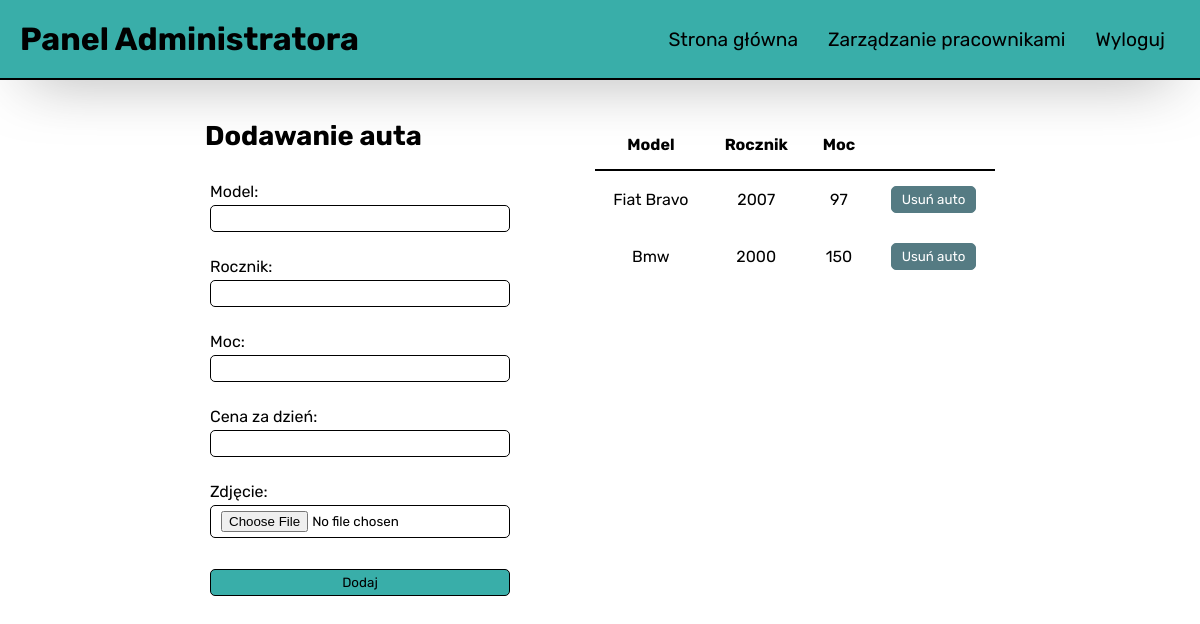
Before: /adminPanel.php (signed in) with the older database file.
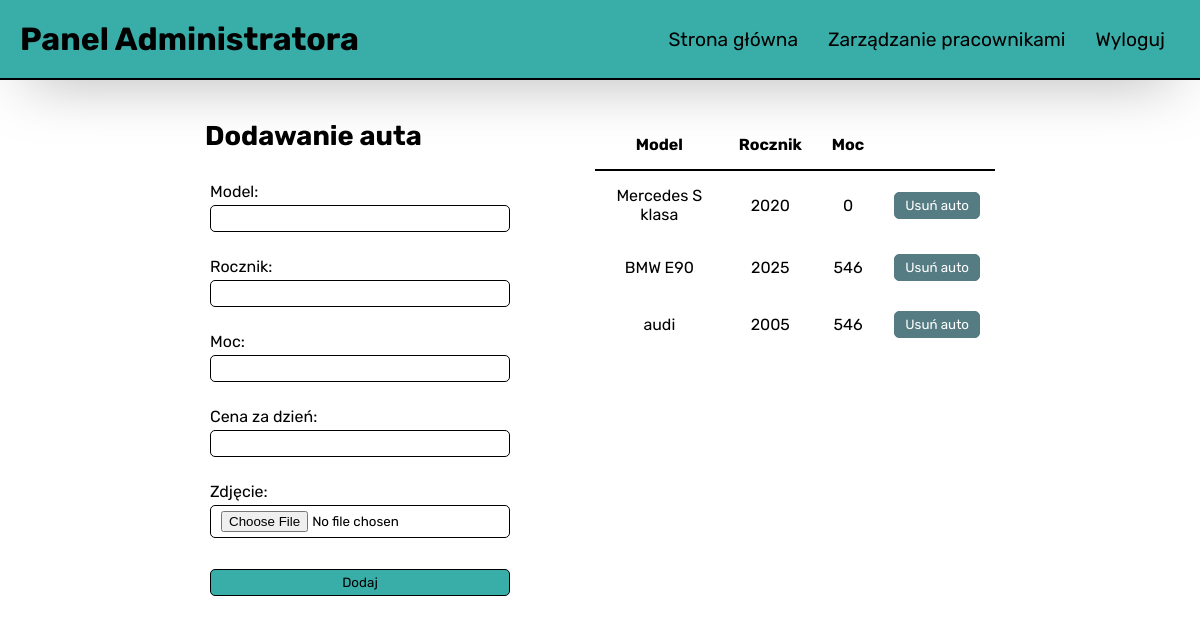
After: the same page with the newer database file.
### tables this page shows
CREATE TABLE `cars` (
  `id` int(11) NOT NULL,
  `price` int(11) NOT NULL DEFAULT 150,
  `model` text NOT NULL,
  `year` text NOT NULL,
  `power` int(11) NOT NULL,
  `photo` text NOT NULL,
  `reserved` tinyint(1) NOT NULL
);

### adminPanel.php (the view, shortened to what this page needs)
<!DOCTYPE html>
<html lang="en">
<head>
    <link rel="stylesheet" href="style.css">
</head>
<body>
    <header>
        <div class="logo">
            <h1>Panel Administratora</h1>
        </div>
        <nav>
            <div class="menuElement"><a href="./index.php">Strona główna</a></div>
            <?php if (isset($_SESSION["user_type"]) && $_SESSION["user_type"] == 2) : ?>
                <div class="menuElement"><a href="./adminUsers.php">Zarządzanie pracownikami</a></div>
            <?php endif ?>
            <div class="menuElement"><a href="./backend/logout.php">Wyloguj</a></div>
        </nav>
    </header>
    <div class="panel">
        <div class="formBox admin">
            <h2>Dodawanie auta</h2>
            <form action="./backend/addCar.php" method="post" enctype="multipart/form-data">
                <div class="column">
                    <div class="inputBox">
                        <label for="model">Model:</label>
                        <input type="text" name="model">
                    </div>
                    <div class="inputBox">
                        <label for="year">Rocznik:</label>
                        <input type="text" name="year" pattern="([0-9]{4})">
                    </div>
                    <div class="inputBox">
                        <label for="power">Moc:</label>
                        <input type="text" name="power">
                    </div>
                    <div class="inputBox">
                        <label for="price">Cena za dzień:</label>
                        <input type="text" name="price" pattern="\d*">
                    </div>
                    <div class="inputBox">
                        <label for="photo">Zdjęcie:</label>
                        <input type="file" name="photo">
                    </div>
                    <div class="submitBox">
                        <input type="submit" value="Dodaj">
                    </div>
                </div>
            </form>
        </div>
        <div class="deletingCar">
            <table>
                <thead>
                    <tr>
                        <th>Model</th>
                        <th>Rocznik</th>
                        <th>Moc</th>
                        <th></th>
                    </tr>
                </thead>
                <?php
                require "./backend/db_connect.php";
                $all_cars = "SELECT * FROM CARS";
                $cars_result = $mysqli->query($all_cars);
                if ($cars_result->num_rows == 0) {
                    echo "<div>Brak samochodów</div>";
                } else {
                    $cars_result->fetch_all(MYSQLI_ASSOC);
                    foreach ($cars_result as $car) {
                        echo "<tr>";
                        echo "<td>" . $car["model"] . "</td>";
                        echo "<td>" . $car["year"] . "</td>";
                        echo "<td>" . $car["power"] . "</td>";
                        echo "<td>";
                        echo "<form action='#' method='POST'>";
                        echo "<input type='submit' value='Usuń auto' class='delete'name='deleteCar'>";
                        echo "</form>";
                        echo "</td>";
                        echo "</tr>";
                    }
                }
                ?>
            </table>
        </div>
    </div>
</body>
</html>

Changed rows visible on the page:
removed cars: model "Fiat Bravo", year "2007", power "97"
removed cars: model "Bmw", year "2000", power "150"
added cars: model "Mercedes S klasa", year "2020", power "0"
added cars: model "BMW E90", year "2025", power "546"
added cars: model "audi", year "2005", power "546"
